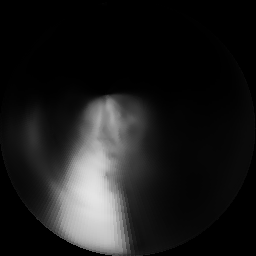
#> input picture polar_tt_predict_C_raw/110_predict.png, 256 x 256 px, given in place of 0_predict.png, which was not available
$ python test.py
#> lines starting #> are read from the running program, lines starting #| are printed output that depends on the picture; after the words box and inside, x2 and y2 are one past the last pixel; in counts of white or black regions, pixels touching at a corner belong together; long printed decimals are rounded; pictures that were not available may be replaced by others from this repository, and a replacement may not be noted
#> further down, image1 is the input picture: shape (256, 256); min 0, max 228, mean 28.2
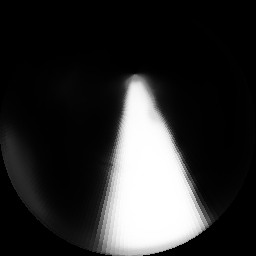
#> input picture polar_tt_predict_C_raw/112_predict.png, 256 x 256 px, given in place of 0_predict.png, which was not available
#> further down, image2 is the input picture: shape (256, 256); min 0, max 255, mean 46
import cv2
import numpy as np
import os

def score(label, predict):
    overlap = 0
    all = 0
    for i in range(label.shape[0]):
        for j in range(label.shape[1]):
            if label[i][j] >= 150 and predict[i][j] >= 150:
                overlap += 1
                all += 1
            if (label[i][j] >= 150) != (predict[i][j] >= 150):
                all += 1
    if all == 0:
        return 0
    else:
        return overlap / all

def overlap_percentage(img1, img2):
    overlap = np.sum((img1 > 0) & (img2 > 0))
#> overlap = 36746
    img1_non_black = np.sum(img1 > 0)
#> img1_non_black = 38405
    img2_non_black = np.sum(img2 > 0)
#> img2_non_black = 40264

    if img1_non_black == 0 or img2_non_black == 0:
        return 0

    overlap_percentage = overlap / min(img1_non_black, img2_non_black)
#> overlap_percentage = 0.957
    return overlap_percentage

def fuse_images(image1, image2):
    if overlap_percentage(image1, image2) > 0.95:
        image1[image1 < 150] = 0
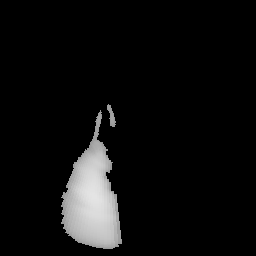
#> image1: shape (256, 256); min 0, max 228, mean 14.1
        image1[image1 > 150] = 1
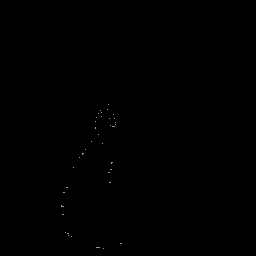
#> image1: shape (256, 256); 7.29% of pixels changed, all inside (x1, y1, x2, y2) = (61, 105, 122, 249)
        return image1*255
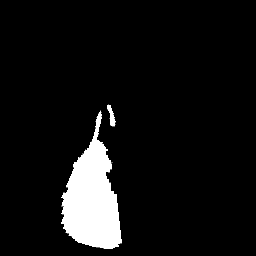
#> returned value: shape (256, 256); min 0, max 255, mean 18.7
    # Normalize pixel values to range [0, 1]
    image1_norm = image1.astype(float) / 255.0
    image2_norm = image2.astype(float) / 255.0

    if np.sum(image1_norm) < 20:
        return image2_norm*255
    elif np.sum(image2_norm) < 20:
        return image1_norm*255
    else:
        return (image1_norm + image2_norm) / 2.0 * 255


count = []
avg_score = 0
score_before = 0

for i in range(956):
    image1 = cv2.imread(os.path.join('polar_tt_predict_C_raw', str(i) + '_predict.png'), cv2.IMREAD_GRAYSCALE)
    image2 = cv2.imread(os.path.join('polar_vp_predict_C_raw', str(i) + '_predict.png'), cv2.IMREAD_GRAYSCALE)
    result = cv2.imread(os.path.join('label', str(i) + '.tif'), cv2.IMREAD_GRAYSCALE)

    img1 = image1
    img2 = image2
    fused_image = fuse_images(img1, img2)

    score1 = score(result, image1)
#> score1 = 0.00018
    score2 = score(result, image2)
#> score2 = 1
    score_new = score(result, fused_image)
#> score_new = 0.0497
    avg_score += score_new
#> avg_score = 0.0497
    score_before += np.maximum(score1, score2)
#> score_before = 1

    print(score1)
#| 0.00018
    print(score2)
#| 1.0
    print("The new IOU: ", score_new)
#| The new IOU:  0.04974
#> (the run stopped early here; a loop or call above may not have finished)
